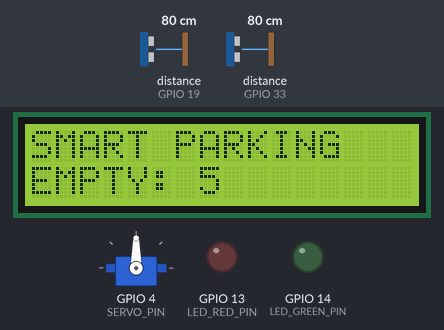
Recording of a sketch running on a simulated ESP32. Parts: 16×2 character LCD, servo, output pins drawn as LEDs (lit = HIGH). Wiring (inferred from the names in the program): 2 × ultrasonic range finder: trigger GPIO 23, echo GPIO 19 / trigger GPIO 32, echo GPIO 33. The inputs (shaded band) are chosen by the test bench; at power-on: distance to the obstacle (sensors on GPIO 19, GPIO 33) 80 cm. The echo pulse lasts 58.3 µs per cm; pins used as bus, display or sensor lines are not drawn; what the sketch prints to the serial monitor is not drawn.

Above: at 2.2 s.
2.3 s: distance to the obstacle (sensor on GPIO 19) set to 22 cm
5.3 s: distance to the obstacle (sensor on GPIO 19) set to 18 cm
At 7.4 s:
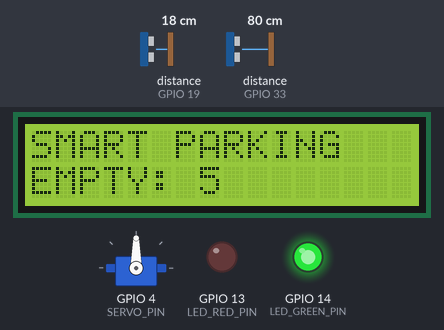
At 13.2 s:
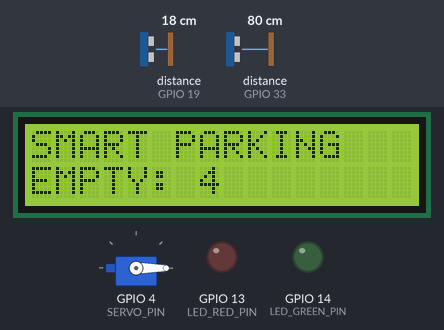
Timing chart, 0 to 14.7 s (numbered marks = the images above; inputs shaded):
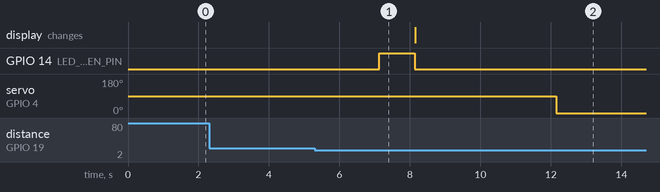

Measured:
- the behaviour switches between 21 and 20 cm on distance to the obstacle (sensor on GPIO 19) (found by bisection; images 0 and 1)
- after the input at 2.3 s, every drawn part: stays the same
- after the input at 5.3 s, GPIO 14 (LED_GREEN_PIN): LOW → HIGH after 1.8 s, → LOW 1.0 s later; servo on GPIO 4 (SERVO_PIN): 90° → 0° after 6.9 s

The sketch:

Smart_Car_Parking_V4_Use_UN.ino
```cpp
/////////////////////////////////////////////////////////////////////////////////////////
// Smart Car Parking @Yala Rajahat University                                          //
/////////////////////////////////////////////////////////////////////////////////////////

/////////////////////////////////////////////////////////////////////////////////////////
// ESP32 TB NODE WITHOUT SDK
// -------------------------------------------------------------------------------------
// Developer: Hasbulloh Che-itae (PGAS TEAM)
//            406559002@yru.ac.th
// Dedicated to Yala Rajabhat University Demonstration School.
// -------------------------------------------------------------------------------------
// Libraries
// - LiquidCrystal I2C | 1.1.2 | by Frank de Brabander
// - ESP32Servo | 3.0.6 | by Kevin Harrington,John K. Bennett
/////////////////////////////////////////////////////////////////////////////////////////

/****************************************************************************************
 * ESP-WROVER-32
 * Tools->Board:"ESP32-WROOM-DA Module"
 * Preferences->Additional boards manager URLs:"https://dl.espressif.com/dl/package_esp32_index.json"
 * Boards manager:"esp32 | 3.1.1 | by Espressif Systems"
 ****************************************************************************************
 * ใช้เป็น Input Only
 * -> VP/36                 = ADC1_CH0 (Analog Input)
 * -> VN/39                 = ADC1_CH3 (Analog Input)
 * -> D34/34                = ADC1_CH6 (Analog Input)
 * -> D35/35                = ADC1_CH7 (Analog Input)
 * ใช้เป็น Digital/Analog ได้
 * -> D32/32                = GPIO, ADC1_CH4, Touch8
 * -> D33/33                = GPIO, ADC1_CH5, Touch9
 * -> D25/25                = GPIO, DAC1, ADC2_CH8
 * -> D26/26                = GPIO, DAC2, ADC2_CH9
 * -> D27/27                = GPIO, ADC2_CH7, Touch7
 * -> D14/14                = GPIO, ADC2_CH6, Touch6, SPI SCK
 * -> D12/12                = GPIO, ADC2_CH5, Touch5, SPI MISO (🚨 ห้ามดึง HIGH ตอนบูต)
 * -> D13/13                = GPIO, ADC2_CH4, Touch4, SPI MOSI
 * -> D4/4                  = GPIO, ADC2_CH0, Touch0
 * -> D15/15                = GPIO, ADC2_CH3, Touch3           (🚨 ห้ามดึง HIGH ตอนบูต)
 * ใช้เป็น Digital ได้
 * -> D23/23                = GPIO, SPI MOSI
 * -> D22/22                = GPIO, I2C SCL
 * -> D21/21                = GPIO, I2C SDA
 * -> D19/19                = GPIO, SPI MISO
 * -> D18/18                = GPIO, SPI SCK
 * -> D5/5	                = GPIO, SPI CS
 * GND                      = Ground
 * 3V3                      = Power 3.3V จ่ายไฟให้โหลด
 * VIN                      = Power Input (5V) ใช้จ่ายไฟเข้า ESP32 หรือ จ่ายไฟให้โหลด
 * ไม่ควรใช้
 * -> D0/0                  = GPIO, ADC2_CH1, Touch1           (🚨 มีผลต่อ Boot Mode)
 * -> D2/2                  = GPIO, ADC2_CH2, Touch2           (🚨 ต้องระวัง มี LED บนบอร์ด)
 * -> RX0/3                 = UART0 RX                         (🚨 ใช้สำหรับ Debug Serial)
 * -> TX0/1                 = UART0 TX                         (🚨 ใช้สำหรับ Debug Serial)
 ****************************************************************************************/

//=======================================================================================
// Ultrasonic sensor HY-SRF05 ตัวที่ 1
//=======================================================================================
// VCC   = +5V DC
// Trig  = ส่งคลื่นเสียงอัลตราโซนิกออกไป
// Echo  = รับคลื่นเสียงที่สะท้อนกลับมา
// GND   = ขั้วลบไฟ(-)
//=======================================================================================
// Transmitter (Trig Pin) = 23
//=======================================================================================
// Receiver (Echo Pin)    = 19
//=======================================================================================

//=======================================================================================
// Ultrasonic sensor HY-SRF05 ตัวที่ 2
//=======================================================================================
// VCC   = +5V DC
// Trig  = ส่งคลื่นเสียงอัลตราโซนิกออกไป
// Echo  = รับคลื่นเสียงที่สะท้อนกลับมา
// GND   = ขั้วลบไฟ(-)
//=======================================================================================
// Transmitter (Trig Pin) = 32
//=======================================================================================
// Receiver (Echo Pin)    = 33
//=======================================================================================

//=======================================================================================
// Servo SG90
//=======================================================================================
// VCC(สายสีแดง)        = +4.8V..+6V DC
// Signal(สายสีเหลือง)   = สัญญาณ
// GND(สายสีน้ำตาล)      = ขั้วลบไฟ(-)
//=======================================================================================
// Data(สายสีเหลือง) = 4
//=======================================================================================

//=======================================================================================
// LCD (Blue Screen) 16x2 พร้อม I2C Interface
//=======================================================================================
// VCC            = +5V DC
// SDA            = Serial Data Line
// SCL            = Serial Clock Line
// GND            = ขั้วลบไฟ(-)
// I2C Address    = 0X27
//=======================================================================================
// SDA = 21
//=======================================================================================
// SCL = 22
//=======================================================================================


/////////////////////////////////////////////////////////////////////////////////////////
// INCLUDES
/////////////////////////////////////////////////////////////////////////////////////////
#include <LiquidCrystal_I2C.h>  //->ไลบรารีสำหรับควบคุมจอ LCD ผ่าน I2C (รองรับการใช้กับ ESP32)
#include <ESP32Servo.h>         //->ใช้ไลบรารีสำหรับ servo (รองรับการใช้กับ ESP32)
/////////////////////////////////////////////////////////////////////////////////////////
// DEFINES
/////////////////////////////////////////////////////////////////////////////////////////

//=======================================================================================
// Initialize hardware setup : Ultrasonic sensor HY-SRF05
//=======================================================================================
#define TrigPin_Un1 23
#define EchoPin_Un1 19
#define TrigPin_Un2 32
#define EchoPin_Un2 33
//=======================================================================================
// End of hardware setup : Ultrasonic sensor HY-SRF05
//=======================================================================================

//=======================================================================================
// Initialize hardware setup : LED
//=======================================================================================
#define LED_RED_PIN 13
#define LED_GREEN_PIN 14
//=======================================================================================
// End of hardware setup : LED
//=======================================================================================

//=======================================================================================
// Initialize hardware setup : LCD
//=======================================================================================
#define I2C_ADDR 0x27   // กำหนด ที่อยู่ I2C ของจอ LCD
#define LCD_COLUMNS 16  // จำนวน คอลัมน์ (แนวนอน) ของ LCD
#define LCD_ROWS 2      // จำนวน แถว (แนวตั้ง) ของ LCD
LiquidCrystal_I2C lcd(I2C_ADDR, LCD_COLUMNS, LCD_ROWS);
//=======================================================================================
// End of hardware setup : LCD
//=======================================================================================

//=======================================================================================
// Initialize hardware setup : SERVO
//=======================================================================================
#define SERVO_PIN 4
Servo myServo;  // สร้างอ็อบเจ็กต์ servo
//=======================================================================================
// End of hardware setup : SERVO
//=======================================================================================

/////////////////////////////////////////////////////////////////////////////////////////
// GLOBAL VARIABLES
/////////////////////////////////////////////////////////////////////////////////////////
// Ultrasonic sensor
int duration_Un1;  // ระยะเวลาคลื่นเสียงอัลตราโซนิก
int duration_Un2;
float distance_Un1;  // ระยะทาง
float distance_Un2;
// จำนวนที่จอดรถที่ว่าง
unsigned int number_car = 0;
// สถานะเพื่อตรวจสอบว่าเป็นรถคันเดิมไหม
bool objectDetected = false;
// กำหนดค่าระยะทางขั้นต่ำในการตรวจจับวัตถุ (หน่วยเป็นเซนติเมตร)
const int OBJECT_THRESHOLD = 20;
// จำนวนรถที่รองรับได้
const int MAX_CAR_PARKING = 5;

/////////////////////////////////////////////////////////////////////////////////////////
// SETUP ตั้งค่าเริ่มให้อุปกรณ์ต่างๆ
/////////////////////////////////////////////////////////////////////////////////////////
void setup() {
  // เริ่มต้น Serial Monitor ที่ความเร็ว 115200
  Serial.begin(115200);
  pinMode(TrigPin_Un1, OUTPUT);  // ส่งสัญญาณ
  pinMode(EchoPin_Un1, INPUT);   // รับสัญญาณ
  pinMode(TrigPin_Un2, OUTPUT);
  pinMode(EchoPin_Un2, INPUT);

  // เริ่มต้น LCD
  lcd.init();       // เริ่มต้นการทำงานของ LCD
  lcd.backlight();  // เปิดแสงพื้นหลังของจอ LCD

  pinMode(LED_RED_PIN, OUTPUT);
  pinMode(LED_GREEN_PIN, OUTPUT);

  // แสดงข้อความบน LCD
  lcd.setCursor(0, 0);                                          //  กำหนดตำแหน่งของข้อความ ที่จะแสดง (0 คือคอลัมน์แรก, 0 คือแถวแรก)
  lcd.print("SMART PARKING");                                   // แสดงข้อความที่บรรทัดแรก
  lcd.setCursor(0, 1);                                          // ย้ายไปแถวที่สอง (0 คือคอลัมน์แรก, 1 คือแถวที่สอง)
  lcd.print("EMPTY: " + String(MAX_CAR_PARKING - number_car));  // แสดงข้อความที่บรรทัดสอง
  delay(1000);

  myServo.attach(SERVO_PIN);
}
/////////////////////////////////////////////////////////////////////////////////////////
// LOOP การทำงานของระบบ
/////////////////////////////////////////////////////////////////////////////////////////
void loop() {
  // UN 1
  // สั่งให้ TRIG_PIN อยู่ในสถานะ LOW เป็นเวลา 2 ไมโครวินาที
  // เพื่อให้แน่ใจว่าไม่มีสัญญาณค้างจากการใช้งานครั้งก่อน
  digitalWrite(TrigPin_Un1, LOW);
  delayMicroseconds(2);
  // สั่งให้ TRIG_PIN เป็น HIGH เป็นเวลา 10 ไมโครวินาที
  // การส่งสัญญาณ HIGH บอกให้เซนเซอร์ ปล่อยคลื่นเสียงอัลตร้าโซนิคออกมา
  digitalWrite(TrigPin_Un1, HIGH);
  delayMicroseconds(10);
  // ดึง TRIG_PIN กลับมาเป็น LOW เพื่อบอกให้เซนเซอร์หยุดส่งคลื่น
  digitalWrite(TrigPin_Un1, LOW);

  // จากนี้เซนเซอร์จะรอรับคลื่นสะท้อนกลับจากวัตถุผ่าน ECHO_PIN
  duration_Un1 = pulseIn(EchoPin_Un1, HIGH);

  // คำนวณระยะทาง (หน่วย: เซนติเมตร)
  distance_Un1 = duration_Un1 * 0.034 / 2;

  // แสดงผลบน Serial Monitor
  Serial.print("Distance_Un1: ");
  Serial.print(distance_Un1);
  Serial.println(" cm");
  delay(500);  // รอ 500ms ก่อนวัดค่าใหม่
  // ----------------------------------------------
  // UN 2
  // สั่งให้ TRIG_PIN อยู่ในสถานะ LOW เป็นเวลา 2 ไมโครวินาที
  // เพื่อให้แน่ใจว่าไม่มีสัญญาณค้างจากการใช้งานครั้งก่อน
  digitalWrite(TrigPin_Un2, LOW);
  delayMicroseconds(2);
  // สั่งให้ TRIG_PIN เป็น HIGH เป็นเวลา 10 ไมโครวินาที
  // การส่งสัญญาณ HIGH บอกให้เซนเซอร์ ปล่อยคลื่นเสียงอัลตร้าโซนิคออกมา
  digitalWrite(TrigPin_Un2, HIGH);
  delayMicroseconds(10);
  // ดึง TRIG_PIN กลับมาเป็น LOW เพื่อบอกให้เซนเซอร์หยุดส่งคลื่น
  digitalWrite(TrigPin_Un2, LOW);

  // จากนี้เซนเซอร์จะรอรับคลื่นสะท้อนกลับจากวัตถุผ่าน ECHO_PIN
  duration_Un2 = pulseIn(EchoPin_Un2, HIGH);

  // คำนวณระยะทาง (หน่วย: เซนติเมตร)
  distance_Un2 = duration_Un2 * 0.034 / 2;

  // แสดงผลบน Serial Monitor
  Serial.print("Distance_Un2: ");
  Serial.print(distance_Un2);
  Serial.println(" cm");
  delay(500);  // รอ 500ms ก่อนวัดค่าใหม่
  // ----------------------------------------------
  // ตรวจจับวัตถุที่ผ่านเซนเซอร์ในระยะที่กำหนด เช่น ถ้าวัตถุอยู่ในระยะ 20 cm เงื่อนไขจะเป็นจริง (จาก Un1 หรือ Un2)
  if ((distance_Un1 > 0 && distance_Un1 < OBJECT_THRESHOLD) || (distance_Un2 > 0 && distance_Un2 < OBJECT_THRESHOLD)) {
    // เงื่อนไขนี้มีเพื่อไม่ให้นับรถคันเดิมซำ่ (ง่ายๆเพื่อไม่ให้รถ 1 คันมีที่จอดรถมากกว่า 1)
    if (!objectDetected) {
      objectDetected = true;
      // ตรวจจับวัตถุที่ผ่านเซนเซอร์ในระยะที่กำหนด และ ในที่จอดรถ รถยังไม่เต็ม เงื่อนไขจะเป็นจริง
      if ((distance_Un1 > 0 && distance_Un1 < OBJECT_THRESHOLD) && number_car < MAX_CAR_PARKING) {
        // จำนวนรถ +1
        number_car++;
        // เปิดไฟ LED GREEN 1 วิ
        digitalWrite(LED_GREEN_PIN, HIGH);
        delay(1000);
        digitalWrite(LED_GREEN_PIN, LOW);
        // แสดงข้อความบน LCD
        lcd.noBacklight();
        lcd.setCursor(0, 0);
        lcd.print("SMART PARKING");
        lcd.setCursor(0, 1);
        lcd.print("EMPTY: " + String(MAX_CAR_PARKING - number_car));
        lcd.backlight();
        delay(1000);
        // Servo เปิดประตู
        Serial.println("Opening gate...");
        myServo.write(90);
        delay(3000);
        myServo.write(0);
        delay(1000);
        Serial.println("Closing gate...");
      }
      // ถ้าที่จอดรถเต็มเงื่อนไขจะเป็นจริง
      if (number_car == MAX_CAR_PARKING) {
        // เปิดไฟ LED RED ตลอดจนกว่าจะมีที่ว่างในที่จอดรถ
        digitalWrite(LED_RED_PIN, HIGH);
        lcd.noBacklight();
        lcd.setCursor(0, 0);
        lcd.print("SMART PARKING");
        lcd.setCursor(0, 1);
        lcd.print("EMPTY: MAX");
        lcd.backlight();
        delay(1000);
      }
      // ถ้ามีรถออกจากที่จอดรถเงื่อนไขจะเป็นจริง
      if ((distance_Un2 > 0 && distance_Un2 < OBJECT_THRESHOLD) && number_car > 0) {
        // จำนวนรถ -1
        number_car--;
        digitalWrite(LED_RED_PIN, LOW);
        digitalWrite(LED_GREEN_PIN, HIGH);
        delay(1000);
        digitalWrite(LED_GREEN_PIN, LOW);
        // แสดงข้อความบน LCD
        lcd.noBacklight();
        lcd.setCursor(0, 0);
        lcd.print("SMART PARKING");
        lcd.setCursor(0, 1);
        lcd.print("EMPTY: " + String(MAX_CAR_PARKING - number_car) + "  ");
        lcd.backlight();
        delay(1000);
        // แสดงผลบน Serial Monitor
        Serial.println("Opening gate...");
        myServo.write(90);
        delay(3000);
        myServo.write(0);
        delay(1000);
        Serial.println("Closing gate...");
      }
    }
    // เมื่อไม่ใช้รถคันเดิม
  } else {

    objectDetected = false;
  }
}
```
